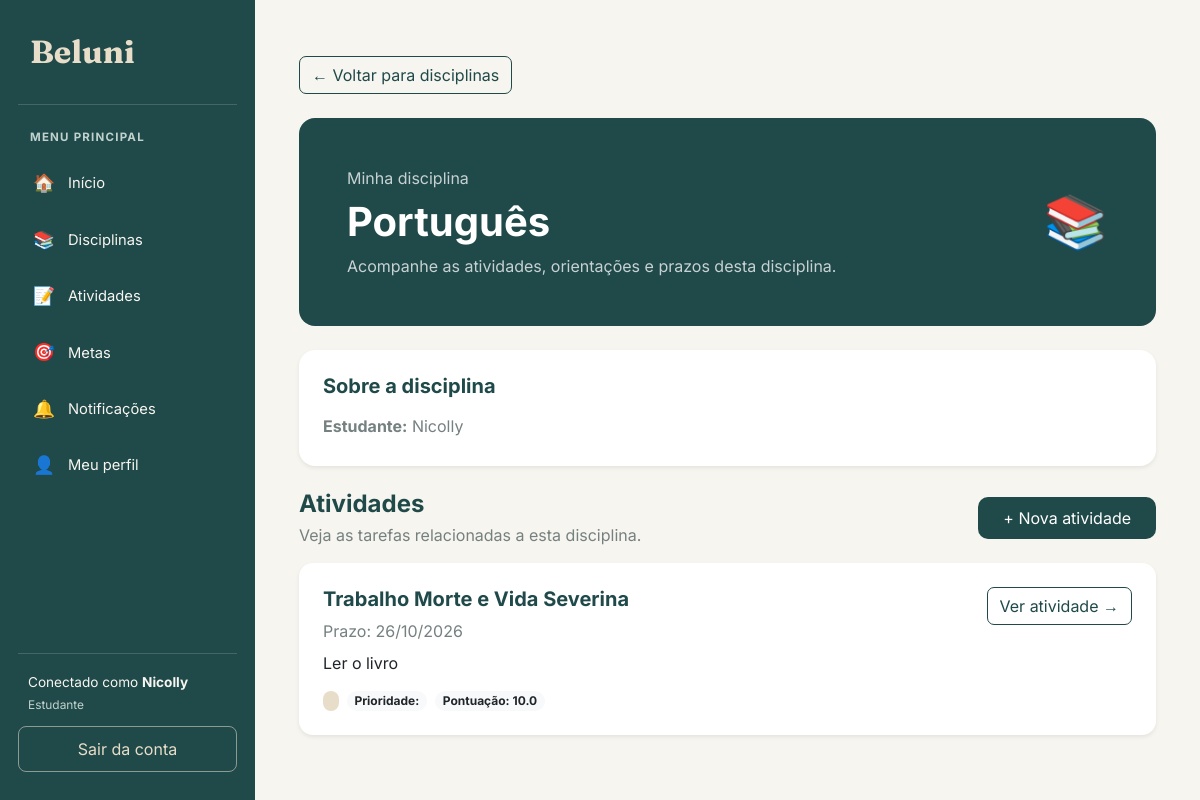
The app's page /disciplinas/8/ (signed in) with its own data.
### disciplinas/models.py (models this page shows, shortened)
class Disciplina(models.Model):
    nomedisciplina = models.CharField(max_length=100)
    estudante = models.ForeignKey(
        'estudante.Estudante',
        on_delete=models.CASCADE
    )

### estudante/models.py (models this page shows)
class Estudante(User):
    cpf = models.CharField(max_length=14)
    nome = models.CharField(max_length=100)
    def __str__(self):
        return self.nome

### atividade/models.py (models this page shows, shortened)
class Atividade(models.Model):
    titulo = models.CharField(max_length=100)
    data = models.DateField()
    detalhamento_atividade = models.CharField(max_length=255)
    status = models.CharField(max_length=50)
    prioridade = models.CharField(max_length=50)
    pontuacao = models.FloatField()
    disciplinas = models.ManyToManyField(
        Disciplina,
        through="AtividadeInterdisciplinar",
        related_name="atividades"
    )

### disciplinas/views.py (the view)
# urls.py: path('<int:id>/', views.detalhar_disciplina, name='detalhar_disciplina'),
@login_required
@permission_required('disciplinas.view_disciplina')
def detalhar_disciplina(request, id):
    estudante = obter_estudante(request.user)
    disciplina = get_object_or_404(
        Disciplina.objects.filter(
            estudante=estudante
        ).prefetch_related('atividades'),
        id=id
    )
    atividades = disciplina.atividades.filter(
        disciplinas__estudante=estudante
    ).distinct().order_by('data')
    return render(
        request,
        'disciplinas/detalhar.html',
        {
            'disciplina': disciplina,
            'atividades': atividades,
        }
    )

### disciplinas/views.py (called while the page is built)
def obter_estudante(usuario):
    return get_object_or_404(
        Estudante,
        pk=usuario.pk
    )

### disciplinas/templates/disciplinas/detalhar.html (shortened to what this page needs)
{% extends 'base.html' %}
{% block conteudo %}
<div class="container py-4">
    <a href="{% url 'listar_disciplinas' %}"
       class="btn btn-outline-primary mb-4">
        ← Voltar para disciplinas
    </a>
    <div class="p-4 p-md-5 rounded-4 mb-4"
         style="background-color: #20494A; color: white;">
        <div class="d-flex flex-wrap justify-content-between align-items-center gap-3">
            <div>
                <p class="mb-2 opacity-75">Minha disciplina</p>
                <h1 class="fw-bold mb-2">
                    {{ disciplina.nomedisciplina }}
                </h1>
                <p class="mb-0 opacity-75">
                    Acompanhe as atividades, orientações e prazos desta disciplina.
                </p>
            </div>
            <div style="font-size: 52px;">📚</div>
        </div>
    </div>
    <div class="card border-0 shadow-sm mb-4"
         style="border-radius: 16px;">
        <div class="card-body p-4">
            <h2 class="h5 fw-bold mb-3" style="color: #20494A;">
                Sobre a disciplina
            </h2>
            <p class="mb-1" style="color: #758080;">
                <strong>Estudante:</strong>
                {{ disciplina.estudante }}
            </p>
        </div>
    </div>
    <div class="d-flex flex-wrap justify-content-between align-items-center gap-3 mb-3">
        <div>
            <h2 class="h4 fw-bold mb-1" style="color: #20494A;">
                Atividades
            </h2>
            <p class="mb-0" style="color: #758080;">
                Veja as tarefas relacionadas a esta disciplina.
            </p>
        </div>
        <a href="{% url 'criar_atividade_disciplina' disciplina.id %}"
           class="btn text-white px-4 py-2"
           style="background-color: #20494A; border-radius: 10px;">
            + Nova atividade
        </a>
    </div>
    {% if atividades %}
        <div class="row g-3">
            {% for atividade in atividades %}
                <div class="col-12">
                    <div class="card border-0 shadow-sm"
                         style="border-radius: 14px;">
                        <div class="card-body p-4">
                            <div class="d-flex flex-wrap justify-content-between align-items-start gap-3">
                                <div class="flex-grow-1">
                                    <h3 class="h5 fw-bold mb-2"
                                        style="color: #20494A;">
                                        {{ atividade.titulo }}
                                    </h3>
                                    <p class="mb-2" style="color: #758080;">
                                        <icon name="calendar" inline size="sm" />
                                        Prazo:
                                        {% if atividade.data %}
                                            {{ atividade.data|date:"d/m/Y" }}
                                        {% else %}
                                            Não informado
                                        {% endif %}
                                    </p>
                                    {% if atividade.detalhamento_atividade %}
                                        <p class="mb-3">
                                            {{ atividade.detalhamento_atividade|truncatewords:25 }}
                                        </p>
                                    {% endif %}
                                    <div class="d-flex flex-wrap gap-2">
                                        <span class="badge rounded-pill"
                                              style="background-color: #E8DDC8; color: #20494A;">
                                        </span>
                                        <span class="badge rounded-pill bg-light text-dark">
                                            Prioridade: {{ atividade.get_prioridade_display }}
                                        </span>
                                        {% if atividade.pontuacao %}
                                            <span class="badge rounded-pill bg-light text-dark">
                                                Pontuação: {{ atividade.pontuacao }}
                                            </span>
                                        {% endif %}
                                    </div>
                                </div>
                                <div>
                                    <a href="{% url 'detalhar_atividade' atividade.id %}"
                                       class="btn btn-outline-primary">
                                        Ver atividade →
                                    </a>
                                </div>
                            </div>
                        </div>
                    </div>
                </div>
            {% endfor %}
        </div>
    {% endif %}
</div>
{% endblock %}

### templates/base.html (shortened to what this page needs)
{% load static %}
<!DOCTYPE html>
<html lang="pt-br">
<head>
    <link
        href="https://cdn.jsdelivr.net/npm/bootstrap@5.3.3/dist/css/bootstrap.min.css"
        rel="stylesheet"
    >
</head>
<body>
    <aside class="sidebar" id="sidebar">
        <a class="sidebar-brand" href="{% url 'inicio' %}">
            Beluni
        </a>
        <div class="sidebar-label">Menu principal</div>
        <ul class="sidebar-nav">
            <li>
                <a class="menu-link" href="{% url 'inicio' %}">
                    <span class="menu-icone">🏠</span>
                    Início
                </a>
            </li>
            <li>
                <a class="menu-link" href="{% url 'listar_disciplinas' %}">
                    <span class="menu-icone">📚</span>
                    Disciplinas
                </a>
            </li>
            <li>
                <a class="menu-link" href="{% url 'listar_atividades' %}">
                    <span class="menu-icone">📝</span>
                    Atividades
                </a>
            </li>
            <li>
                <a class="menu-link" href="{% url 'listar_metas' %}">
                    <span class="menu-icone">🎯</span>
                    Metas
                </a>
            </li>
            <li>
                <a class="menu-link" href="{% url 'notificacao:listar_notificacoes' %}">
                    <span class="menu-icone">🔔</span>
                    Notificações
                </a>
            </li>
            <li>
                <a class="menu-link" href="{% url 'meu_perfil' %}">
                    <span class="menu-icone">👤</span>
                    Meu perfil
                </a>
            </li>
        </ul>
        <div class="sidebar-rodape">
            {% if request.user.is_authenticated %}
            <div class="usuario-info">
                Conectado como
                <strong>{{ request.user.first_name|default:request.user.username }}</strong>
                {% if request.user.is_superuser %}
                    <small>Administrador</small>
                {% elif perms.estudante.view_estudante %}
                    <small>Administrador</small>
                {% else %}
                    <small>Estudante</small>
                {% endif %}
            </div>
            <a class="btn-sair" href="{% url 'logout_estudante' %}">
                Sair da conta
            </a>
            {% endif %}
        </div>
    </aside>
    <main class="main-content">
        <div class="conteudo">
            {% block conteudo %}
            {% endblock %}
        </div>
    </main>
</body>
</html>

### templates/base.html (style rules this page uses)
:root { --beluni-petroleo: #20494A; --beluni-petroleo-escuro: #173839; --beluni-petroleo-claro: #326564; --beluni-areia: #E8DDC8; --beluni-fundo: #F7F5EF; --beluni-branco: #FFFFFF; --beluni-texto: #293B3B; --beluni-secundario: #758080; --beluni-borda: #E5E2D9; }
* { box-sizing: border-box; }
body { margin: 0; background-color: var(--beluni-fundo); color: var(--beluni-texto); font-family: 'Inter', sans-serif; }
.sidebar { position: fixed; top: 0; left: 0; bottom: 0; width: 255px; background-color: var(--beluni-petroleo); color: var(--beluni-branco); display: flex; flex-direction: column; padding: 28px 18px; overflow-y: auto; z-index: 1030; }
.sidebar-brand { display: block; color: var(--beluni-areia); text-decoration: none; font-family: 'Fraunces', serif; font-size: 2rem; font-weight: 700; padding: 0 12px 28px; border-bottom: 1px solid rgba(255, 255, 255, 0.16); margin-bottom: 24px; }
.sidebar-label { color: #C1D2CC; font-size: 0.72rem; text-transform: uppercase; font-weight: 700; letter-spacing: 1.2px; padding: 0 12px; margin-bottom: 12px; }
.sidebar-nav { list-style: none; padding: 0; margin: 0; }
.sidebar-nav li { margin-bottom: 6px; }
.menu-link { display: flex; align-items: center; gap: 12px; color: #F7F5EF; text-decoration: none; padding: 12px 14px; border-radius: 9px; font-size: 0.92rem; transition: background-color 0.2s, color 0.2s; }
.menu-icone { width: 24px; text-align: center; font-size: 1.1rem; }
.sidebar-rodape { margin-top: auto; padding-top: 24px; }
.usuario-info { border-top: 1px solid rgba(255, 255, 255, 0.16); padding: 18px 10px 12px; color: #F7F5EF; font-size: 0.85rem; overflow-wrap: anywhere; }
.usuario-info small { display: block; color: #C1D2CC; margin-top: 4px; }
.btn-sair { display: block; text-align: center; text-decoration: none; color: var(--beluni-areia); border: 1px solid rgba(232, 221, 200, 0.55); border-radius: 8px; padding: 10px; transition: background-color 0.2s; }
.main-content { margin-left: 255px; min-height: 100vh; padding: 32px; }
.conteudo { width: 100%; max-width: 1600px; margin: 0 auto; }
.card { background-color: var(--beluni-branco); border: 1px solid var(--beluni-borda); border-radius: 14px; box-shadow: 0 4px 14px rgba(32, 73, 74, 0.05); }
.btn-outline-primary { color: var(--beluni-petroleo); border-color: var(--beluni-petroleo); border-radius: 7px; }

### records on screen
Disciplina: nomedisciplina "Português", estudante "Nicolly"
Atividade: titulo "Trabalho Morte e Vida Severina", data "26/10/2026", detalhamento_atividade "Ler o livro", pontuacao "10.0"

### other values on screen
{{ request.user.first_name|default:request.user.username }} "Nicolly"
